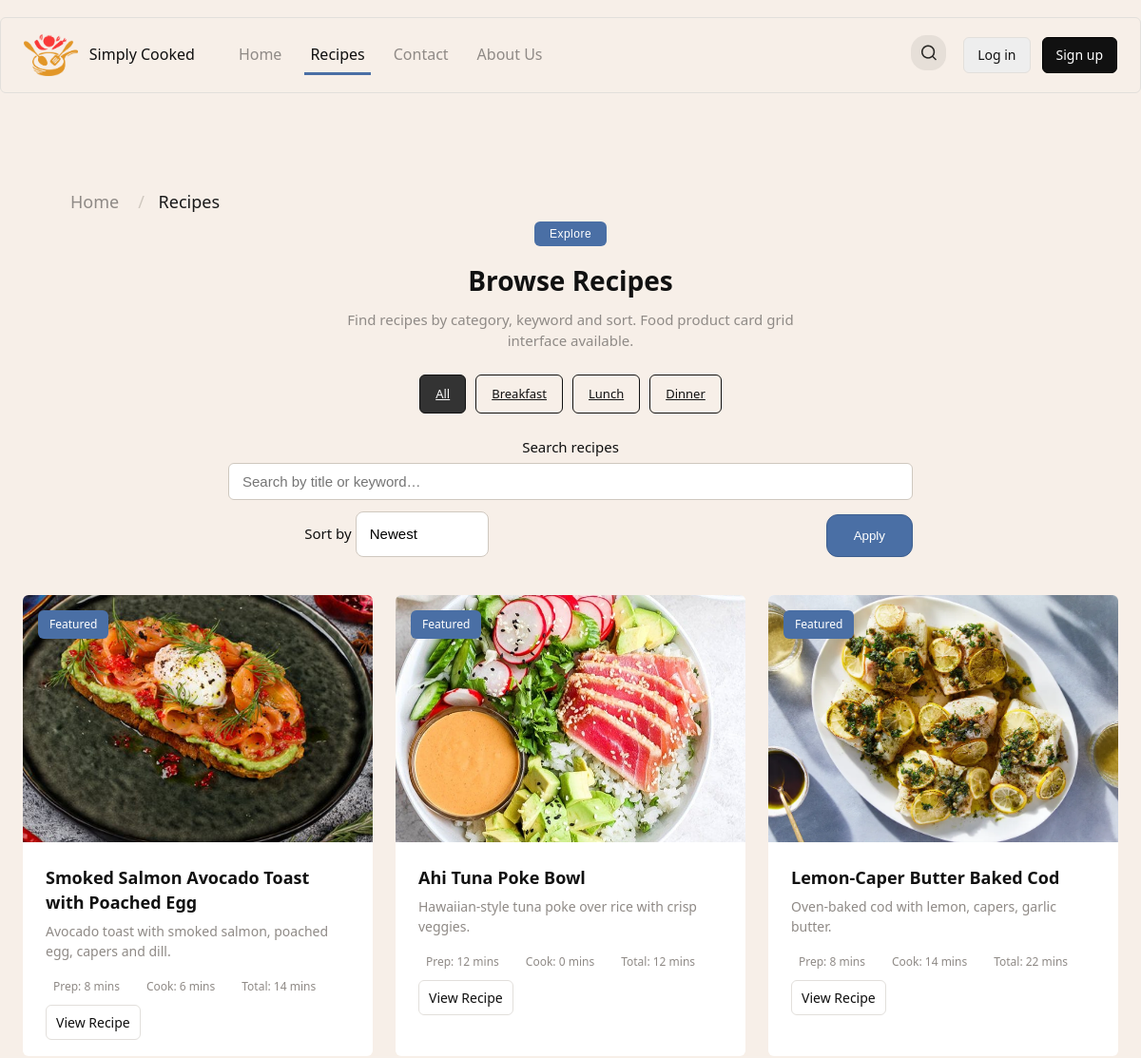
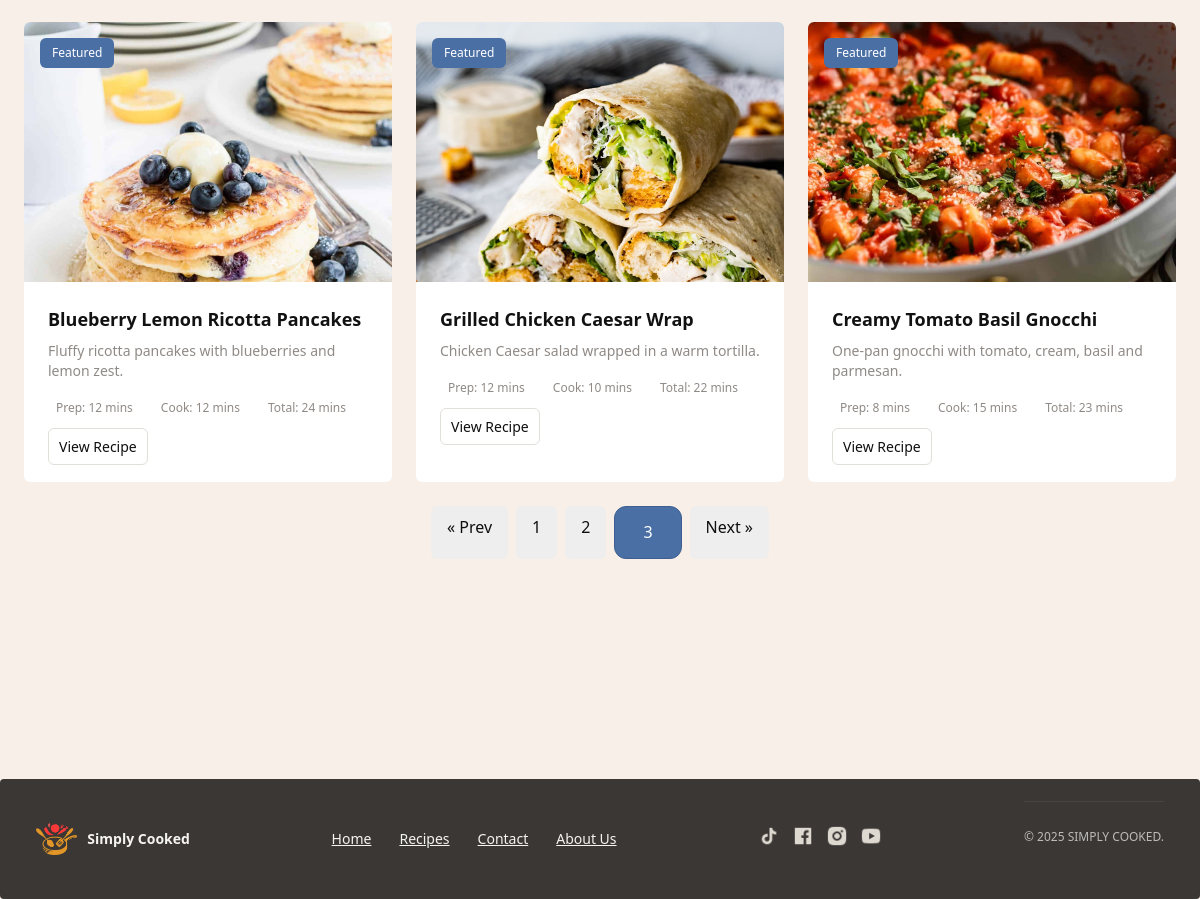
Screenshot of /recipes.php?page=3 with the database file from the repository (2 pictures, top to bottom).
### tables this page shows
CREATE TABLE recipes (
  recipe_id INT UNSIGNED AUTO_INCREMENT PRIMARY KEY,
  user_id INT UNSIGNED,
  title VARCHAR(80) NOT NULL,
  slug  VARCHAR(60) NOT NULL UNIQUE,
   
  description TEXT,
  meta_description VARCHAR(150),
  keywords VARCHAR(100),
  main_image_url VARCHAR(255),
  prep_minutes  SMALLINT UNSIGNED,                
  cook_minutes  SMALLINT UNSIGNED,
  total_minutes SMALLINT UNSIGNED,  
  views INT NOT NULL DEFAULT 0,
  difficulty ENUM('easy','medium','hard') DEFAULT 'easy',
  is_featured BOOLEAN DEFAULT FALSE,
  instructions_intro TEXT NULL,
  video_url VARCHAR(255) NULL,
  origin_place VARCHAR(80) NULL,      
  origin_zoom  TINYINT UNSIGNED NULL DEFAULT 11,   
  origin_map_embed_url VARCHAR(255) NULL,          

  created_at TIMESTAMP DEFAULT CURRENT_TIMESTAMP,
  updated_at TIMESTAMP DEFAULT CURRENT_TIMESTAMP ON UPDATE CURRENT_TIMESTAMP,
  FOREIGN KEY (user_id) REFERENCES users(user_id) ON DELETE SET NULL
);

### public/recipes.php (the view, shortened to what this page needs)
<?php
require_once __DIR__ . '/../config/db.php';
$cat  = strtolower(trim($_GET['cat'] ?? 'all'));
$q    = trim($_GET['q'] ?? '');
$sort = strtolower(trim($_GET['sort'] ?? 'newest'));
$page = max(1, intval($_GET['page'] ?? 1));
$perPage = 9;
$where  = [];
$params = [];
$types  = '';
$whereSql = $where ? ('WHERE '.implode(' AND ', $where)) : '';
switch ($sort) {
  default:
    $orderSql = "ORDER BY r.created_at DESC";
}
$offset = ($page - 1) * $perPage;
$sqlCount = "SELECT COUNT(*) AS cnt FROM recipes r $whereSql";
$stmt = $conn->prepare($sqlCount);
$stmt->execute();
$total = (int)($stmt->get_result()->fetch_assoc()['cnt'] ?? 0);
$totalPages = max(1, (int)ceil($total / $perPage));
$sql = "SELECT r.recipe_id, r.title, r.slug, r.meta_description, r.keywords,
               r.main_image_url,
               r.prep_minutes, r.cook_minutes, r.total_minutes,
               r.is_featured
        FROM recipes r
        $whereSql
        $orderSql
        LIMIT ? OFFSET ?";
$stmt = $conn->prepare($sql);
if ($types) {
  $types2 = $types . 'ii';
  $params2 = array_merge($params, [$perPage, $offset]);
  $stmt->bind_param($types2, ...$params2);
} else {
  $stmt->bind_param('ii', $perPage, $offset);
}
$stmt->execute();
$res = $stmt->get_result();
$rows = $res->fetch_all(MYSQLI_ASSOC);
function keep_params(array $extra = []) {
  $params = $_GET;
  foreach ($extra as $k=>$v) $params[$k]=$v;
  return '?' . http_build_query($params);
}
function fmt_minutes($m){
  $m = (int)$m;
  if ($m < 60) return $m . ' mins';
  $h = intdiv($m, 60);
  $r = $m % 60;
  return $r ? "{$h}h {$r}m" : "{$h}h";
}
?>
<?php
include __DIR__ . '/../app/views/header.php';
?>
<main class="site-main">
  <?php
    include dirname(__DIR__) . '/app/views/breadcrumb.php';
  ?>
  <section class="container recipes-section">
    <div class="recipes-header">
      <button class="recipes-badge" type="button">Explore</button>
      <h1 class="recipes-title">Browse Recipes</h1>
      <p class="recipes-desc">
        Find recipes by category, keyword and sort. Food product card grid interface available.
      </p>
      <div class="recipe-filters">
        <?php
          $cats = ['all'=>'All','breakfast'=>'Breakfast','lunch'=>'Lunch','dinner'=>'Dinner'];
          foreach ($cats as $slug=>$label):
            $active = ($slug === $cat) ? 'active' : '';
        ?>
          <a class="filter-pill <?= $active ?>"
             href="<?= htmlspecialchars(keep_params(['cat'=>$slug,'page'=>1])) ?>"><?= htmlspecialchars($label) ?></a>
        <?php endforeach; ?>
      </div>
      <form id="recipesSearchForm" method="get" class="login-row-2col" style="margin-top:10px; gap:12px;">
        <div class="form-group" style="grid-column:1 / 3; position:relative;">
          <label for="q">Search recipes</label>
          <input id="q" name="q" type="text" placeholder="Search by title or keyword…"
                value="<?= htmlspecialchars($q) ?>">
        </div>
        <div class="form-group">
          <label for="sort">Sort by</label>
          <select id="sort" name="sort" style="padding:12px 14px; border:1px solid #cfc8bf; border-radius:8px;">
            <option value="newest" <?= $sort==='newest'?'selected':'' ?>>Newest</option>
          </select>
        </div>
        <div class="form-group" style="align-self:end; text-align:right;">
          <button class="btn-primary" type="submit">Apply</button>
        </div>
      </form>
    </div>
    <div class="cards-grid">
      <?php if (!$rows): ?>
        <p class="muted">No recipes found. Try a different filter or keyword.</p>
      <?php else: foreach ($rows as $r): ?>
        <article class="recipe-card">
          <a class="recipe-link" href="recipe.php?slug=<?= urlencode($r['slug']) ?>">
            <div class="recipe-card-media">
              <?php if (!empty($r['is_featured'])): ?>
                <span class="badge-pill badge-orange">Featured</span>
              <?php endif; ?>
              <img class="recipe-card-img"
                   src="<?= htmlspecialchars($r['main_image_url'] ?: '/assets/images/placeholder.jpg') ?>"
                   alt="<?= htmlspecialchars($r['title']) ?>">
            </div>
            <div class="recipe-body">
              <h3 class="recipe-title"><?= htmlspecialchars($r['title']) ?></h3>
              <?php if (!empty($r['meta_description'])): ?>
                <p class="recipe-excerpt"><?= htmlspecialchars($r['meta_description']) ?></p>
              <?php endif; ?>
              <div class="recipe-meta">
                <?php if (($t = fmt_minutes($r['prep_minutes'] ?? null))): ?>
                  <span class="meta-item">Prep: <?= htmlspecialchars($t) ?></span>
                <?php endif; ?>
                <?php if (($t = fmt_minutes($r['cook_minutes'] ?? null))): ?>
                  <span class="meta-item">Cook: <?= htmlspecialchars($t) ?></span>
                <?php endif; ?>
                <?php if (($t = fmt_minutes($r['total_minutes'] ?? null))): ?>
                  <span class="meta-item">Total: <?= htmlspecialchars($t) ?></span>
                <?php endif; ?>
              </div>
              <div class="recipe-cta">
                <span class="btn-small">View Recipe</span>
              </div>
            </div>
          </a>
        </article>
      <?php endforeach; endif; ?>
    </div>
    <?php if ($totalPages > 1): ?>
      <div class="container" style="margin-top:24px; display:flex; gap:8px; justify-content:center;">
        <?php
          $prev = max(1, $page-1);
          $next = min($totalPages, $page+1);
        ?>
        <a class="btn" href="<?= htmlspecialchars(keep_params(['page'=>$prev])) ?>" aria-label="Previous">« Prev</a>
        <?php for ($i=1; $i<=$totalPages; $i++): ?>
          <a class="btn<?= $i===$page?' btn-primary':'' ?>"
             href="<?= htmlspecialchars(keep_params(['page'=>$i])) ?>"><?= $i ?></a>
        <?php endfor; ?>
        <a class="btn" href="<?= htmlspecialchars(keep_params(['page'=>$next])) ?>" aria-label="Next">Next »</a>
      </div>
    <?php endif; ?>
  </section>
</main>
<?php include __DIR__ . '/../app/views/footer.php'; ?>

### public/css/style.css (style rules this page uses)
:root { --bg: #f7efe8; --card: #fff; --muted: #8f8a86; --accent: #4a6fa5; --accent-dark: #3e5f8f; --text: #0f0f0f; --max-width: 1450px; --shadow: none; --round: 6px; --radius-lg: 6px; --container-padding: 24px; --header-height: 80px; --font-heading: system-ui, -apple-system, "Segoe UI", Arial, sans-serif; --font-body: system-ui, -apple-system, "Segoe UI", Arial, sans-serif; }
* { box-sizing: border-box; }
html, body { height: 100%; }
body { margin: 0; background: var(--bg); color: var(--text); font-family: var(--font-body); line-height: 1.45; -webkit-font-smoothing: antialiased; -moz-osx-font-smoothing: grayscale; -webkit-text-size-adjust: 100%; }
.container { width: 100%; max-width: var(--max-width); margin: 0 auto; padding: 0 var(--container-padding); }
.site-main { padding: 28px 0 80px; }
.btn { display: inline-block; padding: 10px 16px; border: 0; background: #eee; color: var(--text); border-radius: var(--radius-lg); text-decoration: none; font-weight: 500; cursor: pointer; }
.btn.small, .btn-small { padding: 8px 10px; border: 1px solid #e2dfdb; background: transparent; font-size: 14px; border-radius: var(--radius-lg); }
.btn-primary { padding: 14px 28px; background: var(--accent); color: #fff; border-radius: 12px; font-weight: 500; text-decoration: none; transition: background 0.2s ease; border: 1px solid var(--accent-dark); }
.cards-grid { display: grid; grid-template-columns: repeat(3, 1fr); gap: 24px; margin-top: 14px; }
.recipe-card { background: var(--card,#fff); border-radius: var(--radius-lg); box-shadow: var(--shadow,0 6px 18px rgba(14,14,14,.06)); overflow: hidden; }
.recipe-card-media { position: relative; }
.recipe-card-img { width: 100%; height: 260px; display: block; object-fit: cover; }
.recipe-link { display: flex; flex-direction: column; text-decoration: none; color: inherit; height: 100%; }
.badge-pill { padding: 6px 12px; background: #eee; position: absolute; left: 16px; top: 16px; border-radius: var(--round); font-size: 12px; font-weight: 500; }
.badge-orange { background: var(--accent,#ff6f48); color: #fff; }
.recipe-body { padding: 24px; display: flex; flex-direction: column; min-height: 180px; }
.recipe-title { margin: 0 0 8px; color: #111; font-family: var(--font-heading); font-size: 18px; }
.recipe-excerpt { margin: 0 0 12px; color: var(--muted); font-size: 14px; }
.recipe-meta { display: flex; gap: 12px; color: var(--muted); font-size: 12px; margin-bottom: 12px; }
.meta-item { padding: 6px 8px; background: transparent; display: inline-flex; align-items: center; gap: 8px; border-radius: 8px; }
.recipe-cta { margin-top: auto; }
.recipes-header { max-width: 720px; margin: 0 auto 40px; text-align: center; }
.recipes-badge { padding: 6px 16px; background: var(--accent); color: #fff; border: none; border-radius: var(--round); font-size: 12px; font-weight: 500; letter-spacing: 0.5px; cursor: default; margin-bottom: 12px; }
.recipes-title { margin: 8px 0 12px; color: #111; font-family: var(--font-heading); font-size: 28px; line-height: 1.2; }
.recipes-desc { max-width: 520px; margin: 0 auto 24px; color: var(--muted); font-size: 15px; line-height: 1.5; }
.recipe-filters { display: flex; flex-wrap: wrap; justify-content: center; gap: 10px; margin-bottom: 24px; }
.filter-pill { padding: 10px 16px; background: transparent; color: #111; border: 1px solid #111; border-radius: var(--round); font-size: 13px; font-weight: 500; cursor: pointer; transition: all 0.2s ease; }
.filter-pill.active, .filter-pill:hover { background: #333; color: #f8f8f8; transition: none; }
.login-row-2col { display: grid; grid-template-columns: 1fr 1fr; gap: 20px; }
.recipes-section input[type="text"] { border: 1px solid #cfc8bf; border-radius: var(--round); padding: 10px 14px; font-size: 15px; width: 100%; transition: all 0.2s ease; }
.recipes-section select { border: 1px solid #cfc8bf; border-radius: var(--round); font-size: 15px; padding: 10px 12px; background: #fff; appearance: none; line-height: 1.45; }
.recipes-section label { display: inline-block; margin-bottom: 6px; font-weight: 500; font-size: 15px; color: var(--text); }

### rows the page displays
recipes: is_featured "Featured", main_image_url (placeholder picture), title "Smoked Salmon Avocado Toast with Poached Egg", meta_description "Avocado toast with smoked salmon, poached egg, capers and dill.", prep_minutes "8 mins", cook_minutes "6 mins", total_minutes "14 mins"
recipes: is_featured "Featured", main_image_url (placeholder picture), title "Ahi Tuna Poke Bowl", meta_description "Hawaiian-style tuna poke over rice with crisp veggies.", prep_minutes "12 mins", cook_minutes "0 mins", total_minutes "12 mins"
recipes: is_featured "Featured", main_image_url (placeholder picture), title "Lemon-Caper Butter Baked Cod", meta_description "Oven-baked cod with lemon, capers, garlic butter.", prep_minutes "8 mins", cook_minutes "14 mins", total_minutes "22 mins"
recipes: is_featured "Featured", main_image_url (placeholder picture), title "Blueberry Lemon Ricotta Pancakes", meta_description "Fluffy ricotta pancakes with blueberries and lemon zest.", prep_minutes "12 mins", cook_minutes "12 mins", total_minutes "24 mins"
recipes: is_featured "Featured", main_image_url (placeholder picture), title "Grilled Chicken Caesar Wrap", meta_description "Chicken Caesar salad wrapped in a warm tortilla.", prep_minutes "12 mins", cook_minutes "10 mins", total_minutes "22 mins"
recipes: is_featured "Featured", main_image_url (placeholder picture), title "Creamy Tomato Basil Gnocchi", meta_description "One-pan gnocchi with tomato, cream, basil and parmesan.", prep_minutes "8 mins", cook_minutes "15 mins", total_minutes "23 mins"

### other values shown
$c['label'] "Home"
$c['label'] "Recipes"
$label "All"
$label "Breakfast"
$label "Lunch"
$label "Dinner"
